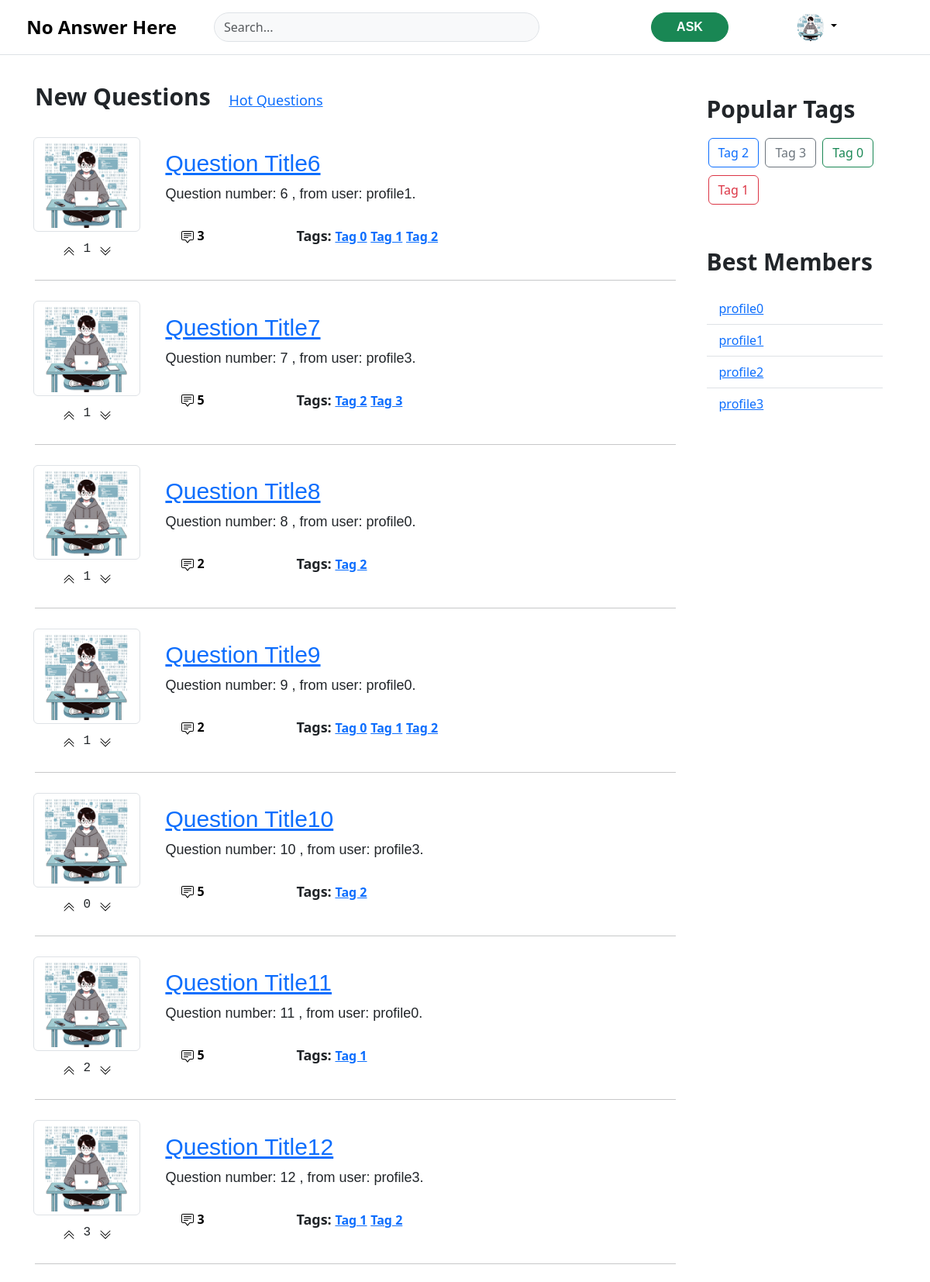
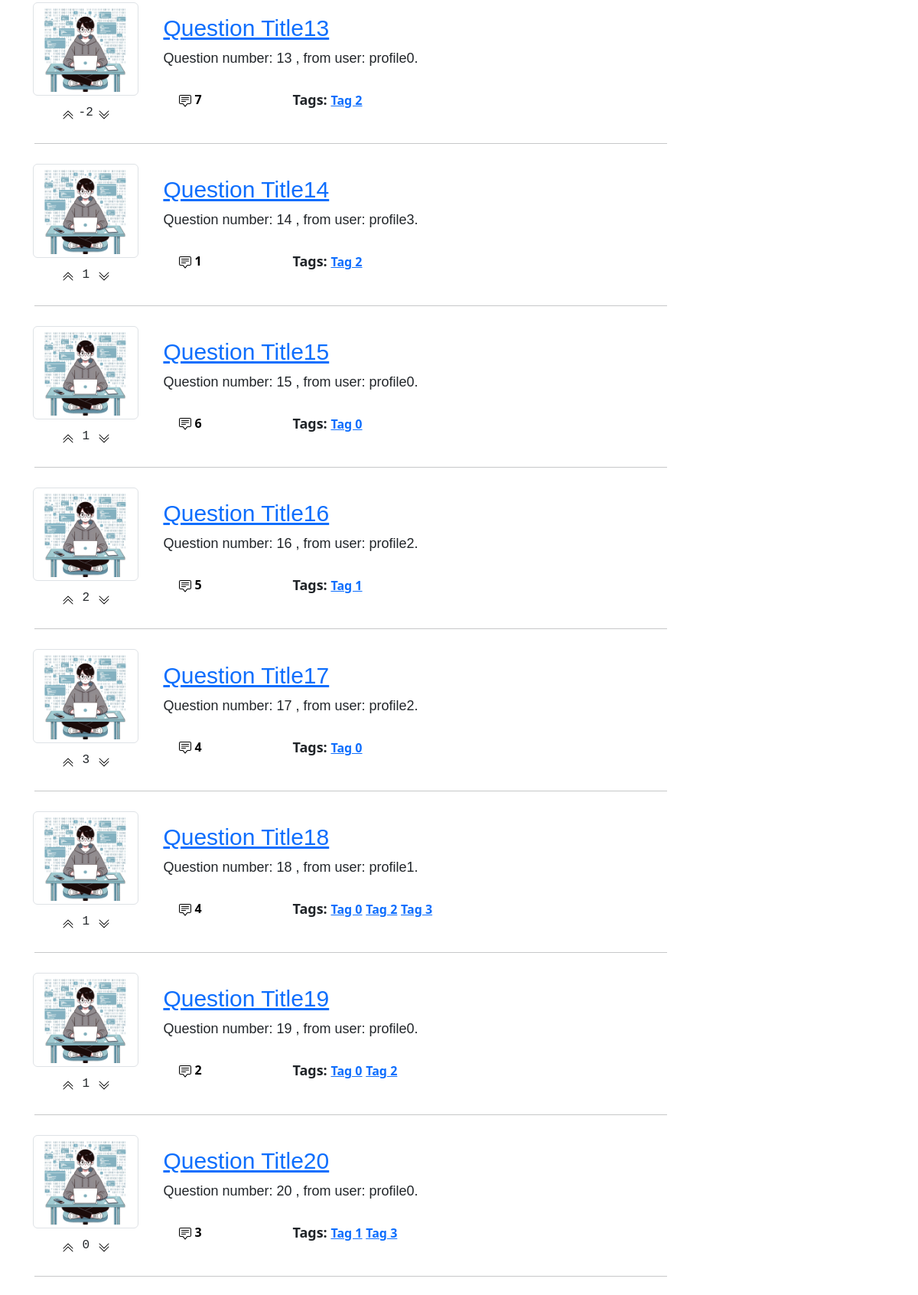
The page / (upper part) on the database its author committed (2 pictures, top to bottom).
### app/models.py (models this page shows, shortened)
class QuestionInstance(models.Model):
    title = models.CharField(max_length=256, blank=True, null=True)
    question_body = models.TextField(blank=True, null=True)
    objects = QuestionManager()
    created_at = models.DateTimeField(default=timezone.now)
    question_rating = models.IntegerField(default=0)
    question_author = models.ForeignKey(Profile, on_delete=models.CASCADE)
    tags = models.ManyToManyField(Tag)
    num_answers = models.IntegerField(default=0)

class Tag(models.Model):
    tag_name = models.CharField(max_length=256)
    objects = TagManager()
    def __str__(self):
        return self.tag_name

### app/views.py (the view)
# urls.py: path('', views.index, name="index"),
def index(request):
    new_questions = QuestionInstance.objects.get_new_questions()
    paginated_questions = paginate(new_questions, request, 20)
    if paginated_questions is None:
        return handle_not_found(request)
    return render(request, 'index.html', {'questions': paginated_questions, 'is_hot': False})

### app/context_processors.py (called while the page is built)
def tags_context(request):
    top_tags = Tag.objects.get_top_tags()
    top_tags = top_tags.values_list('tag_name', flat=True)
    if len(top_tags) > 8:
        top_tags = top_tags[:8]
    return {'tags': list(top_tags)}

def best_members_context(request):
    best_members_profiles = BestUser.objects.all().select_related('profile__user').values_list(
        'profile__user__username', flat=True)
    best_members_nicks = list(best_members_profiles)
    return {'best_members': best_members_nicks}

def is_authorized(request):
    return {'is_authorized': IS_AUTHORIZED}

### app/models.py (called while the page is built)
    def get_new_questions(self):
        return self.get_queryset().order_by('-created_at')

    def get_top_tags(self):
        return self.get_queryset().annotate(num_questions=Count('questioninstance')).order_by('-num_questions')

### app/views.py (called while the page is built)
def paginate(objects, request, per_page):
    page = request.GET.get('page', 1)
    paginator = Paginator(objects, per_page)
    try:
        return paginator.page(page)
    except EmptyPage:
        return None

### templates/index.html (shortened to what this page needs)
{% extends 'layouts/base.html' %}
{% block content %}
    <div class="header">
        {% if is_hot %}
            <a href="{% url 'index' %}" class="pe-3">New Questions</a>
            Hot Questions
        {% else %}
            New Questions
            <a href="{% url 'hot' %}" class="pe-3">Hot Questions</a>
        {% endif %}
    </div>
    {% for question in questions %}
        {% include 'components/question-item.html' %}
    {% endfor %}
{% endblock %}

### templates/layouts/base.html (shortened to what this page needs)
{% load static %}
<!doctype html>
<html lang="en" class="h-100" data-bs-theme="auto">
<head>
    <link href="{% static 'css/bootstrap.css' %}" rel="stylesheet">
    <link href="{% static 'css/main.css' %}" rel="stylesheet">
    <link href="{% static 'css/header.css' %}" rel="stylesheet">
</head>
<body class="d-flex flex-column h-100">
<header class="py-3 mb-3 border-bottom fixed-top bg-body">
    <div class="container-fluid d-grid gap-1 align-items-center"
         style="grid-template-columns: 0.75fr 0.05fr 1.75fr 0.25fr 0.25fr 0.5fr;">
        <a class="text-decoration-none align-content-start ms-lg-auto me-lg-4 fs-4"
           style="font-weight: 600; color: black;" href="{% url 'index' %}">
            No Answer Here
        </a>
        <div class="d-flex align-items-center">
            <form class="w-75 me-3" role="search">
                <input type="search" class="form-control bg-body-tertiary" placeholder="Search..." aria-label="Search"
                       style="border-radius: 48px">
            </form>
        </div>
        <div>
            <a href="{% url 'ask' %}" class="btn btn-success rounded-pill px-5 d-flex justify-content-center" id="ask-button">ASK
        </a>
        </div>
        {% if is_authorized %}
            <div class="flex-shrink-0 dropdown">
                <a href="#" class="d-block link-body-emphasis text-decoration-none dropdown-toggle me-lg-auto"
                   data-bs-toggle="dropdown" aria-expanded="false">
                    <img src="{% static 'images/proger.png' %}" alt="user_icon" width="36" height="36"
                         class="rounded-circle">
                </a>
            </div>
        {% endif %}
    </div>
</header>
<main class="flex-shrink-0">
    <div class="container">
        <div class="row">
            <div class="col-9">
                {% block content %}{% endblock %}
            </div>
            <div class="col-3">
                <div class="tags">
                    <div class="header">
                        Popular Tags
                    </div>
                    <div>
                        {% for tag in tags %}
                            <a href="{% url 'tag' tag_name=tag %}" class="text-decoration-none">
                                <button type="button"
                                        class="btn {% cycle 'btn-outline-primary' 'btn-outline-secondary' 'btn-outline-success' 'btn-outline-danger' 'btn-outline-warning' 'btn-outline-info' 'btn-outline-dark' %} tag">{{ tag }}</button>
                            </a>
                        {% endfor %}
                    </div>
                </div>
                <div class="best-members">
                    <div class="header">
                        Best Members
                    </div>
                    <ul class="list-group list-group-flush">
                        {% for name in best_members %}
                            <li class="list-group-item"><a href="">{{ name }}</a></li>
                        {% endfor %}
                    </ul>
                </div>
            </div>
        </div>
    </div>
</main>
</body>
</html>

### templates/components/question-item.html (shortened to what this page needs)
{% load static %}
<div class="row question align-items-center">
    <div class="col-2 question-image">
        <div class="row"><img src="{% static 'images/proger.png' %}" alt="user_icon" class="img-thumbnail">
        </div>
        <div class="row">
            <div class="user-rating-block d-flex justify-content-center">
                <div class="col-5 d-flex justify-content-end">
                    <button class="user-rating-button">
                    </button>
                </div>
                <div class="col-2 font-monospace d-flex justify-content-center">
                    {{ question.question_rating }}
                </div>
                <div class="col-5 d-flex justify-content-start">
                    <button class="user-rating-button">
                    </button>
                </div>
            </div>
        </div>
    </div>
    <div class="col-10 question-text-block">
        <h2><a href="{% url 'question' question_id=question.id %}">{{ question.title }}</a></h2>
        <p>{{ question.question_body }}
        </p>
        <div class="row">
            <div class="col-3">
                <a href="{% url 'question' question_id=question.id %}">
                    <button class="question-answer-button">
                        {{ question.num_answers }}
                    </button>
                </a>
            </div>
            <div class="col-9 question-tags">
                Tags:
                {% for tag in question.tags.all %}
                <a href="{% url 'tag' tag_name=tag %}">{{ tag }}</a>
                {% endfor %}
            </div>
        </div>
    </div>
</div>
<hr class="border-1">

### static/css/main.css (style rules this page uses)
main > .container { padding: 60px 15px 15px 15px; margin-top: 12px; min-height: 100vh; }
.best-members { margin: 16px; }
.best-members > ul { margin-top: 8px; }
.header { margin-top: 30px; margin-bottom: 10px; font-size: 30px; display: inline-block; font-weight: bold; }
.question { margin-top: 10px; padding: 10px; }
.header > a { font-size: 18px; font-weight: normal; margin-left: 16px; }
.question-image { max-width: 175px; max-height: 175px; }
.question-text-block { padding-left: 32px; }
.question-text-block > h2 { font-family: "Helvetica", "sans-serif"; font-size: 30px; }
.question-text-block > p { font-family: "Helvetica", "sans-serif"; font-size: 18px; }
.question-answer-button { background-color: transparent; padding-left: 20px; padding-right: 20px; margin-top: 10px; border-radius: 15px; border: 1px solid transparent; font-weight: 600; font-size: 16px; }
.question-tags { border: 1px solid transparent; margin-top: 10px; font-weight: 600; font-size: 18px; }
.question-tags > a { font-size: 16px; }
.user-rating-block { margin-top: 10px; }
.user-rating-button { background-color: transparent; border: 0; }
.tags { margin: 16px; }
.tag { margin: 5px 2px; }

### static/css/header.css (style rules this page uses)
header { max-height: 120px; }
#ask-button { font-weight: bold; font-family: "Helvetica", "sans-serif"; max-width: 100px; }

### rows shown on the page
QuestionInstance: question_rating "1", title "Question Title6", question_body "Question number: 6 , from user: profile1.", num_answers "3"
Tag: tag_name "Tag 0"
Tag: tag_name "Tag 1"
Tag: tag_name "Tag 2"
QuestionInstance: question_rating "1", title "Question Title7", question_body "Question number: 7 , from user: profile3.", num_answers "5"
Tag: tag_name "Tag 3"
QuestionInstance: question_rating "1", title "Question Title8", question_body "Question number: 8 , from user: profile0.", num_answers "2"
QuestionInstance: question_rating "1", title "Question Title9", question_body "Question number: 9 , from user: profile0.", num_answers "2"
QuestionInstance: question_rating "0", title "Question Title10", question_body "Question number: 10 , from user: profile3.", num_answers "5"
QuestionInstance: question_rating "2", title "Question Title11", question_body "Question number: 11 , from user: profile0.", num_answers "5"
QuestionInstance: question_rating "3", title "Question Title12", question_body "Question number: 12 , from user: profile3.", num_answers "3"
QuestionInstance: question_rating "-2", title "Question Title13", question_body "Question number: 13 , from user: profile0.", num_answers "7"
QuestionInstance: question_rating "1", title "Question Title14", question_body "Question number: 14 , from user: profile3.", num_answers "1"
QuestionInstance: question_rating "1", title "Question Title15", question_body "Question number: 15 , from user: profile0.", num_answers "6"
QuestionInstance: question_rating "2", title "Question Title16", question_body "Question number: 16 , from user: profile2.", num_answers "5"
QuestionInstance: question_rating "3", title "Question Title17", question_body "Question number: 17 , from user: profile2.", num_answers "4"
QuestionInstance: question_rating "1", title "Question Title18", question_body "Question number: 18 , from user: profile1.", num_answers "4"
QuestionInstance: question_rating "1", title "Question Title19", question_body "Question number: 19 , from user: profile0.", num_answers "2"
QuestionInstance: question_rating "0", title "Question Title20", question_body "Question number: 20 , from user: profile0.", num_answers "3"

### other values the page prints
{{ tag }} "Tag 2" "Tag 3" "Tag 0" "Tag 1"
{{ name }} "profile0"
{{ name }} "profile1"
{{ name }} "profile2"
{{ name }} "profile3"
